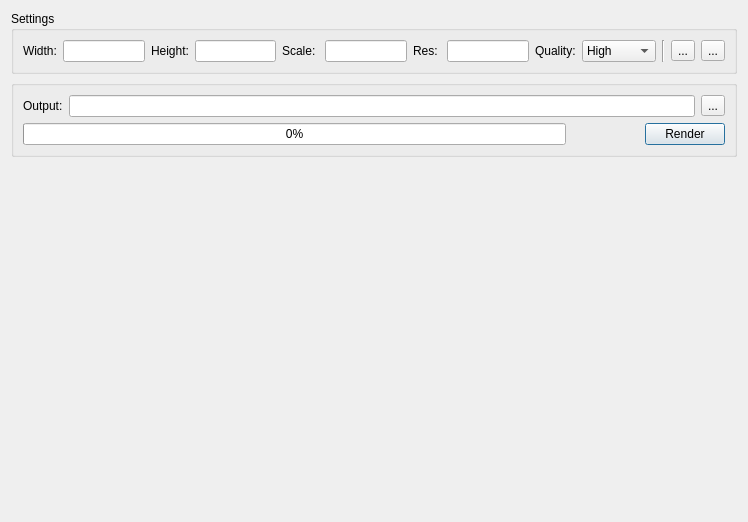
<?xml version="1.0" encoding="UTF-8"?>
<ui version="4.0">
 <class>PovrayRenderDialog</class>
 <widget class="QDialog" name="PovrayRenderDialog">
  <property name="geometry">
   <rect>
    <x>0</x>
    <y>0</y>
    <width>748</width>
    <height>522</height>
   </rect>
  </property>
  <property name="windowTitle">
   <string>POV-Ray Render</string>
  </property>
  <layout class="QVBoxLayout" name="verticalLayout_3">
   <item>
    <layout class="QVBoxLayout" name="verticalLayout_2">
     <item>
      <widget class="QGroupBox" name="groupBox">
       <property name="title">
        <string>Settings</string>
       </property>
       <layout class="QHBoxLayout" name="horizontalLayout">
        <item>
         <widget class="QLabel" name="widthLabel">
          <property name="text">
           <string>Width:</string>
          </property>
         </widget>
        </item>
        <item>
         <widget class="QLineEdit" name="WidthEdit">
          <property name="toolTip">
           <string>Image width in pixels</string>
          </property>
         </widget>
        </item>
        <item>
         <widget class="QLabel" name="heightLabel">
          <property name="text">
           <string>Height:</string>
          </property>
         </widget>
        </item>
        <item>
         <widget class="QLineEdit" name="HeightEdit">
          <property name="toolTip">
           <string>Image height in pixels</string>
          </property>
         </widget>
        </item>
        <item>
         <widget class="QLabel" name="scaleLabel">
          <property name="text">
           <string>Scale: </string>
          </property>
         </widget>
        </item>
        <item>
         <widget class="QLineEdit" name="ScaleEdit">
          <property name="toolTip">
           <string>Model scale factor</string>
          </property>
         </widget>
        </item>
        <item>
         <widget class="QLabel" name="resolutinoLabel">
          <property name="toolTip">
           <string/>
          </property>
          <property name="text">
           <string>Res: </string>
          </property>
         </widget>
        </item>
        <item>
         <widget class="QLineEdit" name="ResolutionEdit">
          <property name="toolTip">
           <string>Resolution, presumably in inches - can also be in centimetres</string>
          </property>
         </widget>
        </item>
        <item>
         <widget class="QLabel" name="qualityLabel">
          <property name="text">
           <string>Quality:</string>
          </property>
         </widget>
        </item>
        <item>
         <widget class="QComboBox" name="QualityComboBox">
          <property name="toolTip">
           <string>POV-Ray render quality</string>
          </property>
          <item>
           <property name="text">
            <string>High</string>
           </property>
          </item>
          <item>
           <property name="text">
            <string>Medium</string>
           </property>
          </item>
          <item>
           <property name="text">
            <string>Low</string>
           </property>
          </item>
         </widget>
        </item>
        <item>
         <widget class="Line" name="line">
          <property name="orientation">
           <enum>Qt::Vertical</enum>
          </property>
         </widget>
        </item>
        <item>
         <widget class="QToolButton" name="LdvExportSettingsButton">
          <property name="toolTip">
           <string>POV file generation options</string>
          </property>
          <property name="text">
           <string>...</string>
          </property>
         </widget>
        </item>
        <item>
         <widget class="QToolButton" name="LdvLDrawPreferencesButton">
          <property name="toolTip">
           <string>Model preferences</string>
          </property>
          <property name="text">
           <string>...</string>
          </property>
         </widget>
        </item>
       </layout>
      </widget>
     </item>
     <item>
      <widget class="QGroupBox" name="groupBox_2">
       <property name="title">
        <string/>
       </property>
       <layout class="QVBoxLayout" name="verticalLayout">
        <item>
         <layout class="QHBoxLayout" name="outputLayout">
          <item>
           <widget class="QLabel" name="outputLabel">
            <property name="text">
             <string>Output:</string>
            </property>
           </widget>
          </item>
          <item>
           <widget class="QLineEdit" name="OutputEdit"/>
          </item>
          <item>
           <widget class="QToolButton" name="OutputBrowseButton">
            <property name="toolTip">
             <string>Select output file</string>
            </property>
            <property name="text">
             <string>...</string>
            </property>
           </widget>
          </item>
         </layout>
        </item>
        <item>
         <layout class="QHBoxLayout" name="renderLayout">
          <item>
           <widget class="QProgressBar" name="RenderProgress">
            <property name="maximum">
             <number>1</number>
            </property>
            <property name="value">
             <number>0</number>
            </property>
           </widget>
          </item>
          <item>
           <widget class="QLabel" name="TimeLabel">
            <property name="sizePolicy">
             <sizepolicy hsizetype="Fixed" vsizetype="Preferred">
              <horstretch>0</horstretch>
              <verstretch>0</verstretch>
             </sizepolicy>
            </property>
            <property name="text">
             <string>                    </string>
            </property>
           </widget>
          </item>
          <item>
           <widget class="QPushButton" name="RenderButton">
            <property name="text">
             <string>Render</string>
            </property>
           </widget>
          </item>
         </layout>
        </item>
       </layout>
      </widget>
     </item>
    </layout>
   </item>
   <item>
    <widget class="QLabel" name="preview">
     <property name="sizePolicy">
      <sizepolicy hsizetype="Expanding" vsizetype="Expanding">
       <horstretch>0</horstretch>
       <verstretch>0</verstretch>
      </sizepolicy>
     </property>
     <property name="text">
      <string/>
     </property>
    </widget>
   </item>
  </layout>
 </widget>
 <tabstops>
  <tabstop>QualityComboBox</tabstop>
  <tabstop>OutputEdit</tabstop>
  <tabstop>OutputBrowseButton</tabstop>
 </tabstops>
 <resources/>
 <connections/>
</ui>
